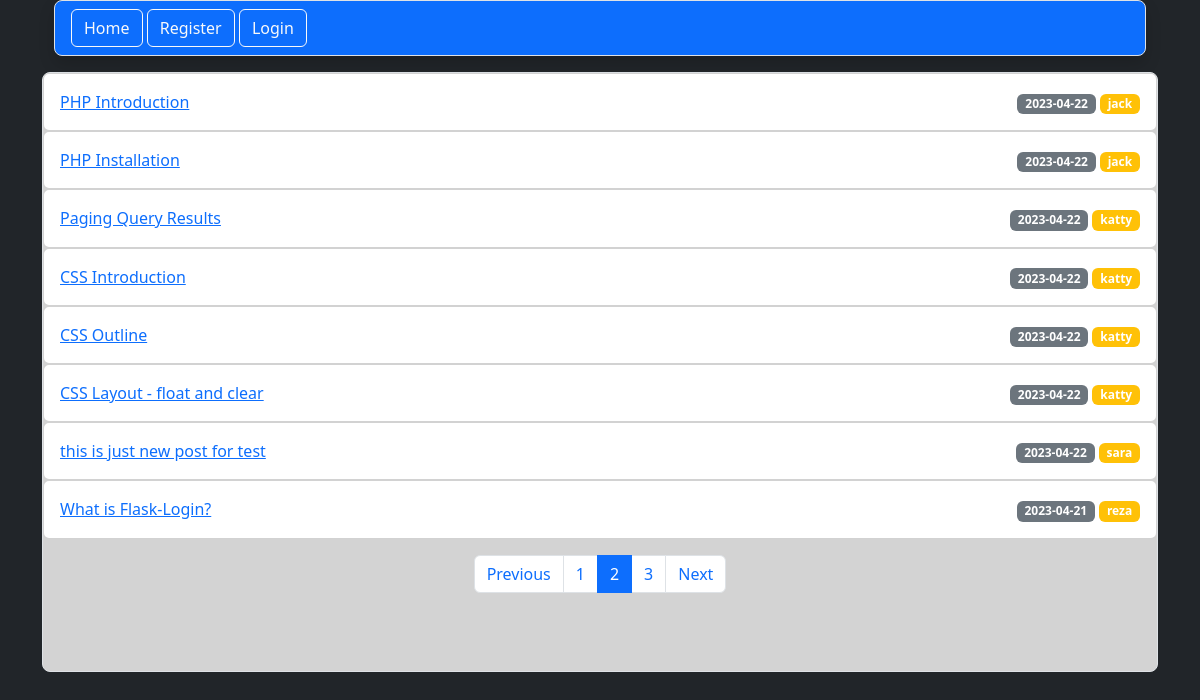
Screenshot of /?page=2 with the database file from the repository.
### main/models.py (models this page shows, shortened)
class Post(db.Model):
    id=db.Column(db.Integer,primary_key=True)
    title=db.Column(db.String(255),nullable=False)
    date=db.Column(db.Date,nullable=False,default=datetime.now)
    content=db.Column(db.Text,nullable=False)
    user_id=db.Column(db.Integer,db.ForeignKey('user.id'))

class User(db.Model,UserMixin):
    id=db.Column(db.Integer,primary_key=True)
    username=db.Column(db.String(20),nullable=False,unique=True)
    email=db.Column(db.String(60),nullable=True,unique=True)
    password=db.Column(db.String(60),nullable=True)
    post=db.relationship('Post',backref='author',lazy=True)

### main/routes.py (the view)
@app.route('/')
def home():
    page=request.args.get('page')
    if page and page.isdigit():
        page=int(page)
    else:
        page=1
    pages=Post.query.order_by(desc('date')).paginate(page=page,per_page=8)
    return render_template('home.html',pages=pages)

### main/templates/home.html
{% extends 'base.html' %}
{% block content %}
{% for post in pages.items %}
<div class="card">
    <div class="card-body d-flex justify-content-between">
       <a href="{{url_for('post_read', id=post.id)}}">  {{post.title}}</a>
       <div>
       <span class="badge bg-secondary">{{post.date}}</span>
       <span class="badge bg-{% if post.author==current_user %}danger{% else %}warning{% endif %}">{{post.author.username}}</span>
    </div>
    </div>
</div>
{% endfor %}
<div class="d-flex justify-content-center">
<nav aria-label="..." class="mt-3 ">
    <ul class="pagination">
      <li class="page-item {% if not pages.has_prev %} disabled {% endif %}">
        <a class="page-link" href="/?page={{pages.prev_num}}">Previous</a>
      </li>
      {% for page in pages.iter_pages()%}
      <li class="page-item {% if page==pages.page %} active {% endif %}"  aria-current="page">
        <a class="page-link" href="/?page={{page}}">{{page}}</a>
      </li>
      {% endfor %}
      <li class="page-item {% if not pages.has_next %}disabled {% endif %}">
        <a class="page-link" href="/?page={{pages.next_num}}">Next</a>
      </li>
    </ul>
  </nav>
</div>
{% endblock content %}

### rows the page displays
Post: title "PHP Introduction", date "2023-04-22", author.username "jack"
Post: title "PHP Installation", date "2023-04-22", author.username "jack"
Post: title "Paging Query Results", date "2023-04-22", author.username "katty"
Post: title "CSS Introduction", date "2023-04-22", author.username "katty"
Post: title "CSS Outline", date "2023-04-22", author.username "katty"
Post: title "CSS Layout - float and clear", date "2023-04-22", author.username "katty"
Post: title "this is just new post for test", date "2023-04-22", author.username "sara"
Post: title "What is Flask-Login?", date "2023-04-21", author.username "reza"

### other values shown
{{ page }} "1" "2" "3"
